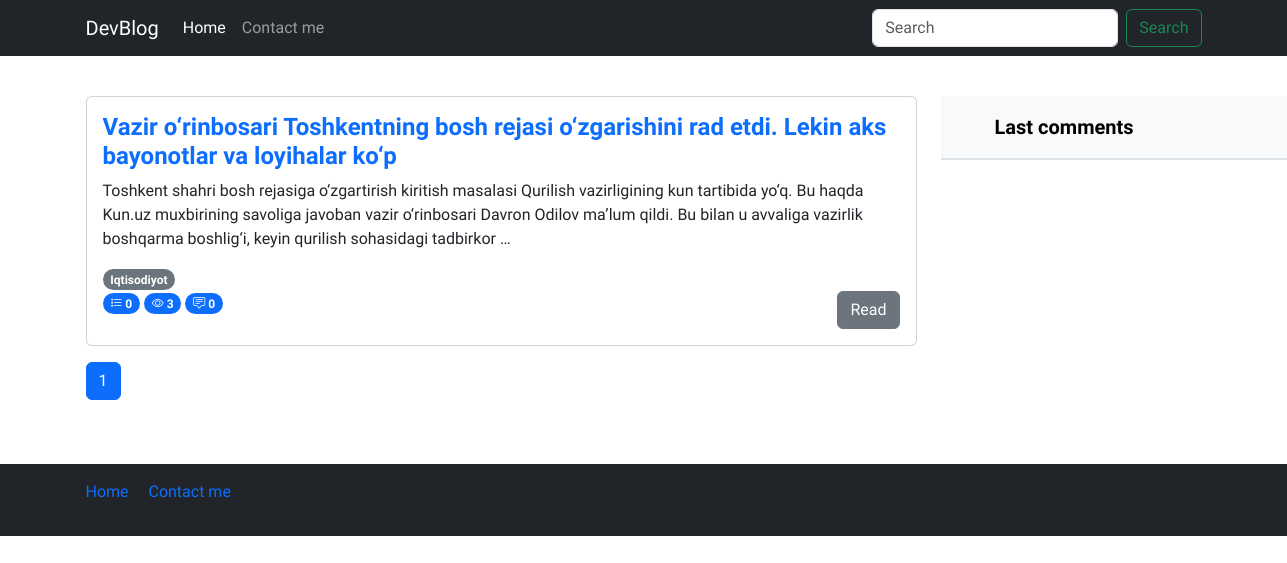
The app's page /iqtisodiyot/posts with its own data.
### blog/models.py (models this page shows, shortened)
class Post(models.Model):
    title = models.CharField(max_length=550, verbose_name="Post title")
    body = models.TextField(verbose_name="Post body")  # verbose_name to'g'irlandi
    author = models.CharField(verbose_name="Post author", default='Admin', max_length=100)
    category = models.ForeignKey(Category, on_delete=models.PROTECT, related_name='posts')
    tag = models.ManyToManyField(Tag)
    views = models.PositiveSmallIntegerField(default=0)
    publish_date = models.DateTimeField(verbose_name="Published time", auto_now_add=True)
    published = models.BooleanField(default=True)
    on_top = models.BooleanField(default=False)

class Tag(models.Model):
    name = models.CharField(verbose_name='Tag name', max_length=250)  # verbose_name o'zgartirildi
    slug = models.SlugField(max_length=250, unique=True)

### blog/views.py (the view)
# urls.py: path("<category_slug>/posts", views.category_list, name='category_list'),
def category_list(request, category_slug):
    category = Category.objects.get(slug=category_slug)
    posts = Post.objects.filter(category=category)
    last_comments = Comment.objects.all().order_by("-id")[:10]
    paginator = Paginator(posts, 3)
    page_number = request.GET.get("page")
    page_obj = paginator.get_page(page_number)
    return render(request, "index.html", context={"page_obj": page_obj, "last_comments": last_comments})

### templates/index.html (shortened to what this page needs)
{% load static %}
<!DOCTYPE html>
<html lang="en">
  <head>
    <link rel="stylesheet" href="{% static 'css/style.css' %}" />
    <link
      rel="stylesheet"
      href="https://cdn.jsdelivr.net/npm/bootstrap-icons@1.11.3/font/bootstrap-icons.min.css"
    />
    <link
      href="https://cdn.jsdelivr.net/npm/bootstrap@5.3.2/dist/css/bootstrap.min.css"
      rel="stylesheet"
    />
  </head>
  <body>
    <header>
      <nav class="navbar navbar-expand-md navbar-dark bg-dark mb-4">
        <div class="container">
          <a class="navbar-brand" href="/">DevBlog</a>
          <div class="collapse navbar-collapse" id="navbarCollapse">
            <ul class="navbar-nav me-auto mb-2 mb-md-0">
              <li class="nav-item">
                <a class="nav-link active" aria-current="page" href="#">Home</a>
              </li>
              <li class="nav-item">
                <a class="nav-link" href="#">Contact me</a>
              </li>
            </ul>
            <form
              class="d-flex"
              role="search"
              action="{% url 'blog:search' %}"
              method="get"
            >
              <input
                class="form-control me-2"
                name="query"
                type="search"
                placeholder="Search"
                aria-label="Search"
                control-id="ControlID-1"
              />
              <button
                class="btn btn-outline-success"
                type="submit"
                control-id="ControlID-2"
              >
                Search
              </button>
            </form>
          </div>
        </div>
      </nav>
    </header>
    <main>
      <section>
        <div class="container-md">
          <div class="row">
            <div class="col-sm-12 col-md-9">
              {% for post in page_obj %}
              <div class="card mb-3">
                <div class="card-body">
                  <div class="content">
                    <a
                      href="{% url 'blog:detail' post.id %}"
                      class="text-decoration-none"
                    >
                      <h4 class="card-title fw-bold">{{post.title}}</h4></a
                    >
                    <p class="card-text">{{post.body|truncatewords:'35'}}</p>
                    {% for tag in post.tag.all %}
                    <span class="badge rounded-pill text-bg-secondary"
                      >{{tag.name}}</span
                    >
                    {% endfor %}
                    <br />
                    <span class="badge bg-primary rounded-pill">
                      <i class="bi bi-list-stars"></i>
                      {{post.ratings.all.count}}
                    </span>
                    <span class="badge bg-primary rounded-pill">
                      <i class="bi bi-eye"></i>
                      {{post.views}}
                    </span>
                    <span class="badge bg-primary rounded-pill">
                      <i class="bi bi-chat-square-text"></i>
                      {{post.comments.all.count}}
                    </span>
                    <a
                      href="{% url 'blog:detail' post.id %}"
                      class="btn btn-secondary float-end"
                      >Read</a
                    >
                  </div>
                </div>
              </div>
              {% empty %}
              <h3>Posts not found !</h3>
              {% endfor %}
              <nav aria-label="...">
                <ul class="pagination">
                  {% for page in page_obj.paginator.page_range %}
                  <li class="page-item {% if page_obj.number == page %} active {% endif %}">
                    <a class="page-link" href="?page={{ page }}">{{ page }}</a>
                  </li>
                  {% endfor %}
                </ul>
              </nav>
            </div>
            <div class="col-sm-none col-md-3">
              <div
                class="d-flex flex-column align-items-stretch flex-shrink-0 bg-body-tertiary"
                style="width: 380px"
              >
                <a
                  href="/"
                  class="d-flex align-items-center flex-shrink-0 p-3 link-body-emphasis text-decoration-none border-bottom"
                >
                  <svg class="bi pe-none me-2" width="30" height="24">
                    <use xlink:href="#bootstrap"></use>
                  </svg>
                  <span class="fs-5 fw-semibold">Last comments</span>
                </a>
                <div
                  class="list-group list-group-flush border-bottom scrollarea"
                >
                </div>
              </div>
            </div>
          </div>
        </div>
      </section>
    </main>
    <footer class="footer mt-auto text-white-50 bg-dark">
      <div class="container">
        <div class="row my-5">
          <div class="col-12">
            <nav
              style="--bs-breadcrumb-divider: '|'"
              aria-label="breadcrumb"
              class="py-3"
            >
              <ol class="breadcrumb">
                <li class="breadcrumb-item">
                  <a href="/" class="text-decoration-none">Home</a>
                </li>
                <li class="breadcrumb-item" aria-current="page">
                  <a href="#" class="text-decoration-none">Contact me</a>
                </li>
              </ol>
            </nav>
          </div>
        </div>
      </div>
    </footer>
  </body>
</html>

### staticfiles/css/style.css (style rules this page uses)
* { font-family: 'Onest', sans-serif !important; }

### records on screen
Post: title "Vazir o‘rinbosari Toshkentning bosh rejasi o‘zgarishini rad etdi. Lekin aks bayonotlar va loyihalar ko‘p", body "Toshkent shahri bosh rejasiga o‘zgartirish kiritish masalasi Qurilish vazirligining kun tartibida yo‘q. Bu haqda Kun.uz muxbirining savoliga javoban vazir o‘rinbosari Davron Odilov ma’lum qildi. Bu bilan u avvaliga vazirlik boshqarma boshlig‘i, keyin qurilish sohasidagi tadbirkor …", ratings.all.count "0", views "3", comments.all.count "0"
Tag: name "Iqtisodiyot"

### other values on screen
{{ page }} "1"
